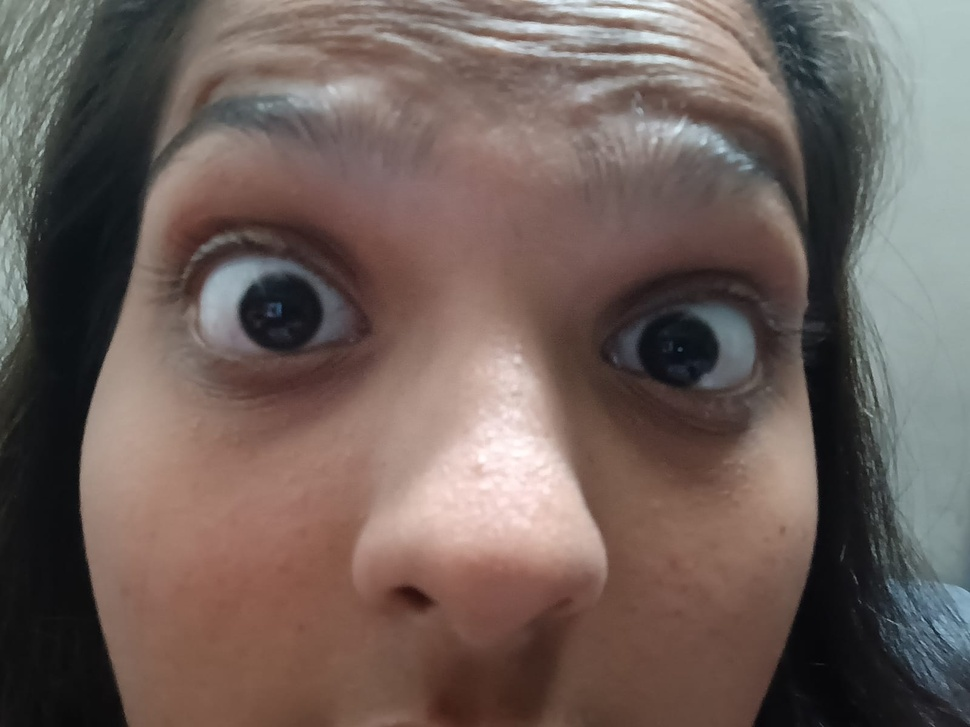
#> input picture retina image.jpeg, 970 x 727 px, shrunk from 1600 x 1200 before the run
$ python face_and_retina_detection.py
#> lines starting #> are read from the running program, lines starting #| are printed output that depends on the picture; after the words box and inside, x2 and y2 are one past the last pixel; in counts of white or black regions, pixels touching at a corner belong together
import cv2
import numpy as np
import matplotlib.pyplot as plt

# Load Haar cascade for face detection
face_cascade = cv2.CascadeClassifier(cv2.data.haarcascades + 'haarcascade_frontalface_default.xml')

# Retina image processing function
def process_retina(image_path):
#> called with image_path = 'retina image.jpeg'
    image = cv2.imread(image_path, cv2.IMREAD_COLOR)
#> image is the input picture: shape (727, 970, 3); mean B, G, R 90.4, 95.9, 110.7

    if image is None:
        print("Error: Unable to load the retina image.")
        return

    # Convert to grayscale
    gray = cv2.cvtColor(image, cv2.COLOR_BGR2GRAY)
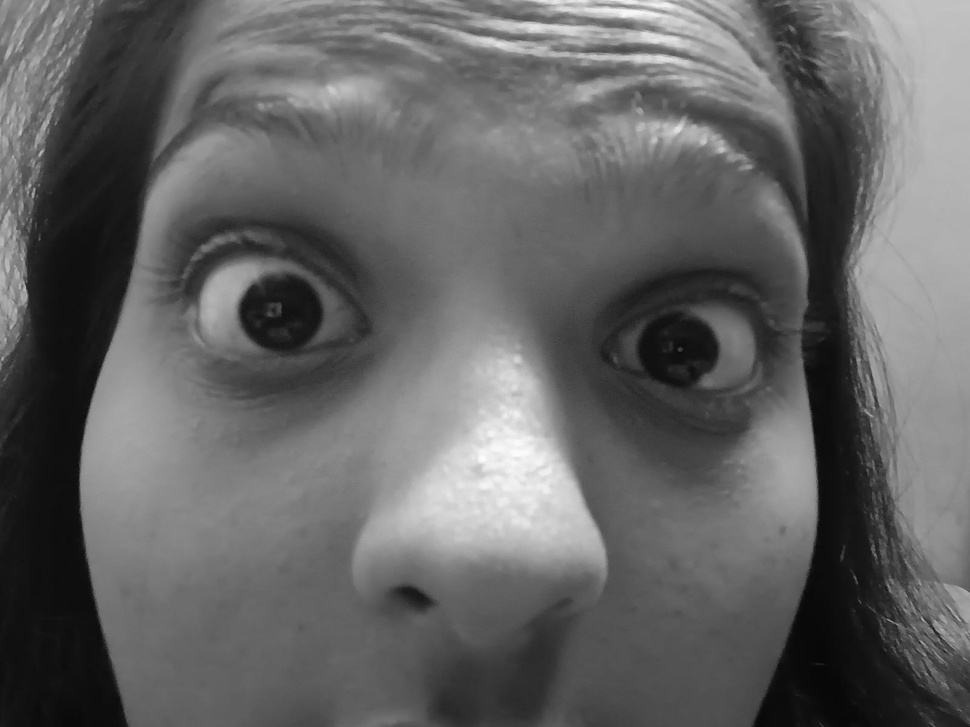
#> gray: shape (727, 970); min 4, max 252, mean 99.7

    # Apply CLAHE (Contrast Limited Adaptive Histogram Equalization)
    clahe = cv2.createCLAHE(clipLimit=2.0, tileGridSize=(8, 8))
    enhanced_image = clahe.apply(gray)
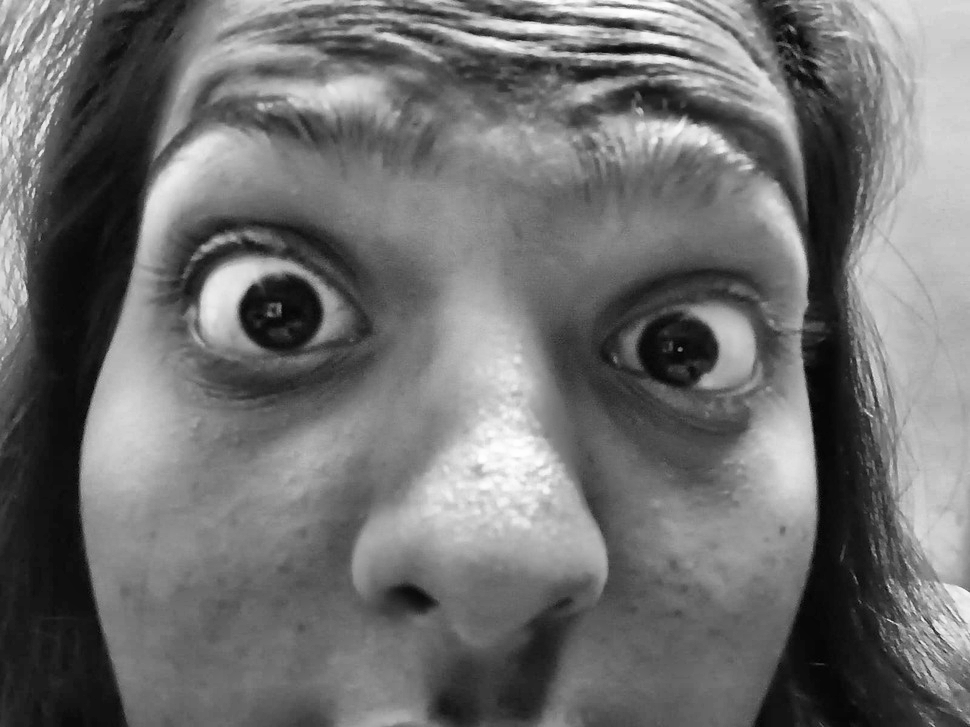
#> enhanced_image: shape (727, 970); min 3, max 255, mean 111.7

    # Detect blood vessels using Canny edge detection
    edges = cv2.Canny(enhanced_image, threshold1=50, threshold2=150)
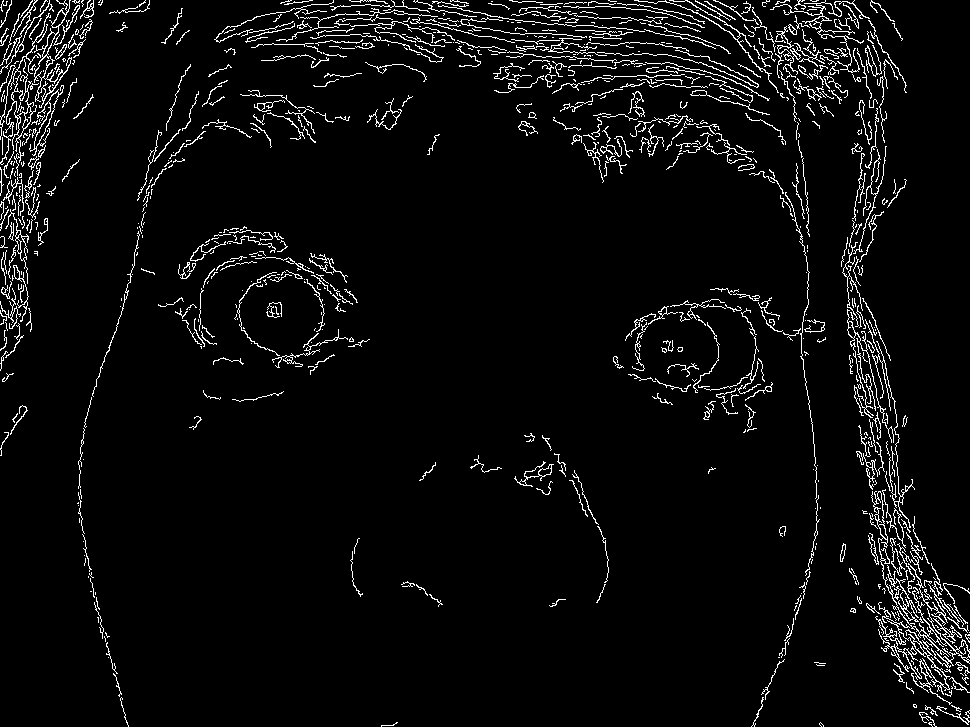
#> edges: shape (727, 970); 4.6% white in thin lines or dots

    # Display retina results
    plt.figure(figsize=(12, 6))
    plt.subplot(1, 3, 1)
    plt.title("Original Retina Image")
    plt.imshow(cv2.cvtColor(image, cv2.COLOR_BGR2RGB))

    plt.subplot(1, 3, 2)
    plt.title("Enhanced Retina Image")
    plt.imshow(enhanced_image, cmap="gray")

    plt.subplot(1, 3, 3)
    plt.title("Canny Edge Detection (Retina)")
    plt.imshow(edges, cmap="gray")
    plt.tight_layout()
    plt.show()
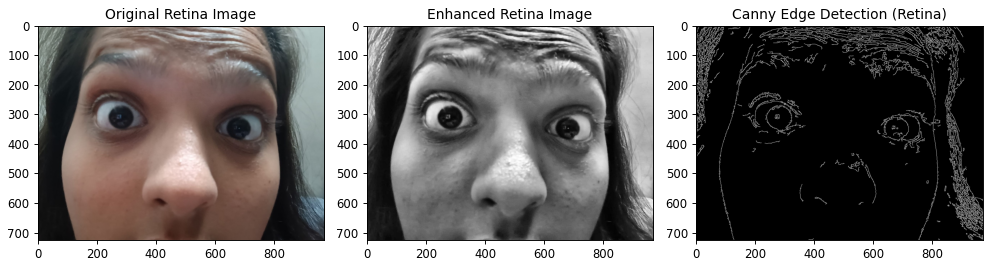
#> figure drawn by matplotlib, 3 panels

# Face detection function
def detect_faces(image_path):
#> called with image_path = 'Mani.jpg'
    image = cv2.imread(image_path)
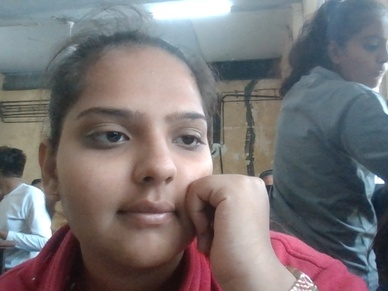
#> input picture Mani.jpg, 388 x 291 px, shrunk from 640 x 480 before the run
#> image is the input picture: shape (291, 388, 3); mean B, G, R 116.4, 114.8, 120.6

    if image is None:
        print("Error: Unable to load the face image.")
        return

    gray = cv2.cvtColor(image, cv2.COLOR_BGR2GRAY)
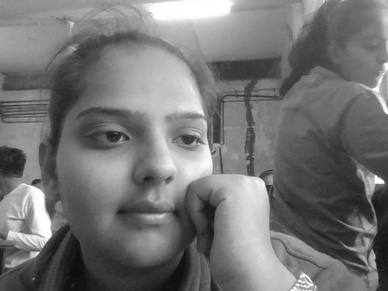
#> gray: shape (291, 388); min 13, max 255, mean 116.7

    # Detect faces
    faces = face_cascade.detectMultiScale(gray, scaleFactor=1.1, minNeighbors=5, minSize=(30, 30))
#> faces = [[62, 65, 180, 180]]

    # Draw rectangles around detected faces
    for (x, y, w, h) in faces:
        cv2.rectangle(image, (x, y), (x + w, y + h), (255, 0, 0), 2)
#> this loop made 1 pass
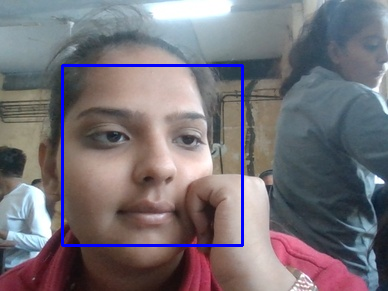
#> image: shape (291, 388, 3); 1.91% of pixels changed, all inside (x1, y1, x2, y2) = (61, 64, 244, 247)

    # Display face detection results
    plt.figure(figsize=(8, 6))
    plt.title("Face Detection")
    plt.imshow(cv2.cvtColor(image, cv2.COLOR_BGR2RGB))
    plt.axis('off')
    plt.show()

# Provide paths to retina and face images
retina_image_path = "retina image.jpeg"  # Replace with your retina image path
face_image_path = "Mani.jpg"      # Replace with your face image path

# Call the processing functions
print("Processing Retina Image...")
process_retina(retina_image_path)

print("Detecting Faces...")
detect_faces(face_image_path)
